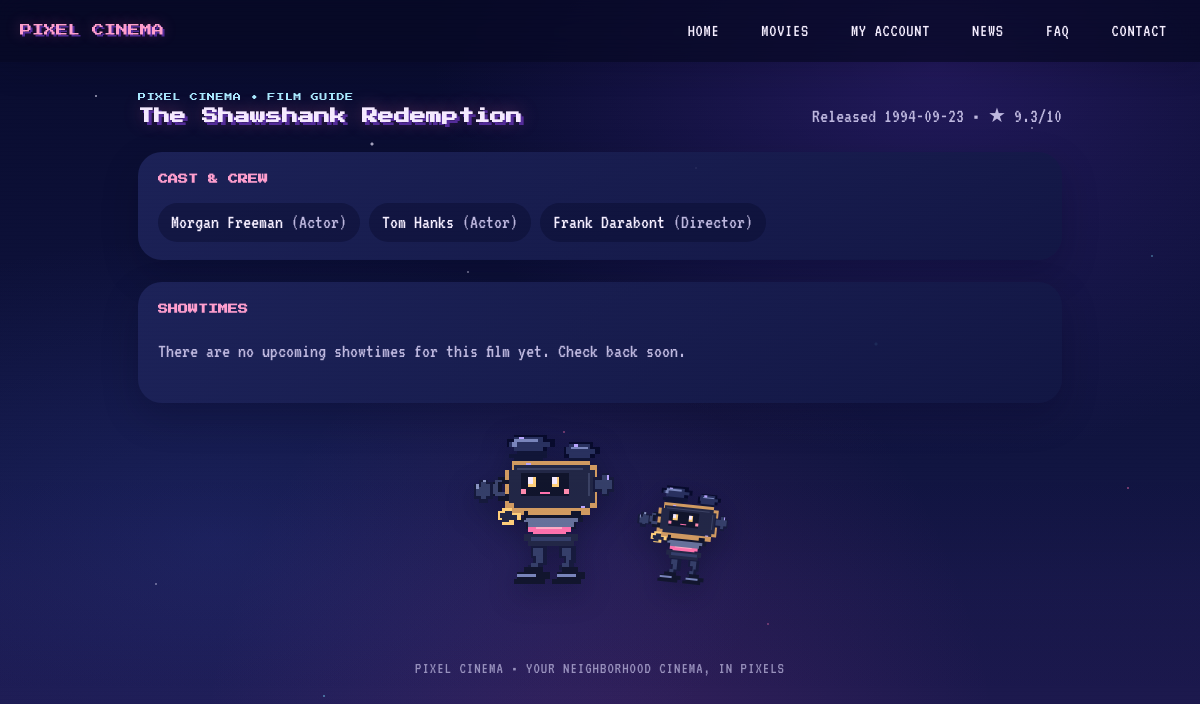
The page /movie.php?id=9 on the database its author committed.
### tables this page shows
CREATE TABLE `movies` (
   movieID INT not null auto_increment primary key,
   title VARCHAR(255),
   release_date DATE,
   rating DECIMAL(3,1) NULL,
   CONSTRAINT chk_movie_rating CHECK (rating IS NULL OR (rating >= 0 AND rating <= 10))
);

CREATE TABLE `castMovieRelation` (
   relationID INT not null auto_increment primary key,
   castID INT not null,
   movieID INT not null,
   relationToMovie VARCHAR(100),
   FOREIGN KEY (castID) REFERENCES `cast`(castID),
   FOREIGN KEY (movieID) REFERENCES `movies`(movieID)
);

CREATE TABLE `cast` (
   castID INT not null auto_increment primary key,
   firstName VARCHAR(100),
   lastName VARCHAR(100)
);

### includes/bootstrap.php (called while the page is built, shortened)
<?php
function e(?string $value): string
{
    return htmlspecialchars((string) $value, ENT_QUOTES, 'UTF-8');
}

### movie.php (the view, shortened to what this page needs)
<?php
require_once __DIR__ . '/includes/bootstrap.php';
$id = filter_input(INPUT_GET, 'id', FILTER_VALIDATE_INT);
$stmt = $pdo->prepare('SELECT movieID, title, release_date, rating FROM movies WHERE movieID = ?');
$stmt->execute([$id]);
$movie = $stmt->fetch();
$cast = $pdo->prepare(
    'SELECT c.firstName, c.lastName, r.relationToMovie
     FROM castMovieRelation r JOIN `cast` c ON c.castID = r.castID
     WHERE r.movieID = ? ORDER BY r.relationToMovie, c.lastName'
);
$cast->execute([$id]);
$cast = $cast->fetchAll();
$shows = $pdo->prepare(
    'SELECT s.showtimeID, s.starts_at, s.price, t.name, t.city,
            t.seat_rows * t.seats_per_row AS capacity,
            (SELECT COUNT(*) FROM bookings b WHERE b.showtimeID = s.showtimeID) AS taken
     FROM showtimes s JOIN theaters t ON t.theaterID = s.theaterID
     WHERE s.movieID = ? AND s.starts_at > NOW()
     ORDER BY s.starts_at'
);
$shows->execute([$id]);
$shows = $shows->fetchAll();
require __DIR__ . '/includes/header.php';
?>
<header class="film-heading">
    <div>
        <p class="eyebrow">PIXEL CINEMA &bull; FILM GUIDE</p>
        <h1><?= e($movie['title']) ?></h1>
    </div>
    <p class="muted">Released <?= e($movie['release_date']) ?> &bull; <?= $movie['rating'] !== null ? '&#9733; ' . e(number_format((float) $movie['rating'], 1)) . '/10' : 'Not rated' ?></p>
</header>
<section class="panel cast-panel">
    <h2>CAST &amp; CREW</h2>
    <ul>
    <?php foreach ($cast as $c): ?>
        <li><?= e($c['firstName'] . ' ' . $c['lastName']) ?> <span class="muted">(<?= e($c['relationToMovie']) ?>)</span></li>
    <?php endforeach; ?>
    </ul>
</section>
<section class="panel showtimes-panel">
    <h2>SHOWTIMES</h2>
    <?php if (!$shows): ?><p class="muted">There are no upcoming showtimes for this film yet. Check back soon.</p><?php endif; ?>
</section>
<?php require __DIR__ . '/includes/footer.php'; ?>

### styling/pixelArt.css (style rules this page uses)
:root { --bg: #090d32; --bg-deep: #050722; --panel: rgba(34, 38, 93, .76); --panel-edge: #484a83; --ink: #f5eeff; --muted: #beb8df; --phosphor: #b9a6ff; --amber: #ff9fce; --rust: #ff83aa; --neon-cyan: #a9eaff; --neon-magenta: #ff9fce; --neon-green: #9bf3d0; --neon-yellow: #ffe2a4; --neon-red: #ff83aa; --accent: var(--neon-magenta); --green: var(--neon-green); --red: var(--neon-red); --cyan: var(--neon-cyan); --motion-time: 180ms; --motion-bounce: cubic-bezier(.2, .85, .35, 1.25); --motion-hover: translateY(-2px) scale(1.025); --motion-press: translateY(1px) scale(.97); }
* { box-sizing: border-box; }
html { background: var(--bg-deep); }
body { position: relative; min-height: 100vh; margin: 0; color: var(--ink); font-family: "VT323", "Courier New", monospace; font-size: 20px; line-height: 1.35; background: radial-gradient(1px 1px at 8% 12%, rgba(235, 231, 255, .9) 50%, transparent 100%), radial-gradient(1px 1px at 19% 39%, rgba(121, 223, 255, .8) 50%, transparent 100%), radial-gradient(2px 2px at 31% 18%, rgba(235, 231, 255, .7) 50%, transparent 100%), radial-gradient(1px 1px at 47% 54%, rgba(255, 114, 173, .65) 50%, transparent 100%), radial-gradient(1px 1px at 58% 21%, rgba(235, 231, 255, .8) 50%, transparent 100%), radial-gradient(2px 2px at 73% 43%, rgba(121, 223, 255, .75) 50%, transparent 100%), radial-gradient(1px 1px at 86% 16%, rgba(235, 231, 255, .75) 50%, transparent 100%), radial-gradient(1px 1px at 94% 61%, rgba(255, 114, 173, .7) 50%, transparent 100%), radial-gradient(1px 1px at 13% 73%, rgba(235, 231, 255, .6) 50%, transparent 100%), radial-gradient(1px 1px at 27% 87%, rgba(121, 223, 255, .7) 50%, transparent 100%), radial-gradient(1px 1px at 39% 34%, rgba(235, 231, 255, .68) 50%, transparent 100%), radial-gradient(1px 1px at 64% 78%, rgba(255, 114, 173, .55) 50%, transparent 100%), radial-gradient(1px 1px at 81% 91%, rgba(235, 231, 255, .7) 50%, transparent 100%), radial-gradient(1px 1px at 96% 32%, rgba(121, 223, 255, .55) 50%, transparent 100%), radial-gradient(ellipse at 78% 8%, rgba(90, 54, 185, .3), transparent 38%), radial-gradient(ellipse at 18% 68%, rgba(56, 74, 177, .22), transparent 40%), radial-gradient(ellipse at 50% 105%, rgba(190, 75, 174, .16), transparent 48%), linear-gradient(180deg, #080b2d 0%, #111541 58%, #211b53 100%); }
body::before, body::after { position: fixed; inset: 0; z-index: 999; pointer-events: none; content: ""; }
body::before { opacity: .045; background: repeating-linear-gradient(to bottom, transparent 0 3px, rgba(0, 0, 0, .34) 4px); }
body::after { z-index: 998; opacity: .11; background: linear-gradient(180deg, transparent 58%, rgba(138, 105, 255, .12), transparent 88%); }
h1 { margin: 26px 4px 6px; color: #f5eaff; font-family: "Press Start 2P", "Courier New", monospace; font-size: 16px; line-height: 1.7; text-shadow: 3px 3px 0 #542c9a, 0 0 18px rgba(255, 114, 173, .35); }
h2 { color: var(--neon-magenta); font-family: "Press Start 2P", "Courier New", monospace; font-size: 10px; line-height: 1.8; }
.muted { color: var(--muted); }
.panel, .card, .badge, .flash { background: var(--panel); border: 0; border-radius: 22px; box-shadow: 0 14px 36px rgba(4, 5, 26, .22); }
.panel { margin: 22px 4px; padding: 18px 20px; border-radius: 24px; background: linear-gradient(145deg, rgba(31, 37, 93, .86), rgba(18, 23, 68, .9)); }
.eyebrow { color: var(--neon-cyan); font-family: "Press Start 2P", "Courier New", monospace; font-size: 8px; letter-spacing: .08em; }
.film-heading { display: flex; flex-wrap: wrap; justify-content: space-between; align-items: end; gap: 10px 24px; margin: 10px 4px 22px; }
.film-heading h1 { margin: 0; }
.film-heading p { margin: 0; }
.showtimes-panel h2, .cast-panel h2 { margin-top: 0; margin-bottom: 15px; }
.cast-panel ul { display: flex; flex-wrap: wrap; gap: 9px; margin: 0; padding: 0; list-style: none; }
.cast-panel li { padding: 6px 13px; background: rgba(8, 11, 45, .42); border: 0; border-radius: 999px; }
.panel + .panel { margin-top: 18px; }

### rows shown on the page
movies: title "The Shawshank Redemption", release_date "1994-09-23", rating "9.3"
castmovierelation: castID.lastName "Morgan Freeman", relationToMovie "Actor"
castmovierelation: castID.lastName "Tom Hanks", relationToMovie "Actor"
castmovierelation: castID.lastName "Frank Darabont", relationToMovie "Director"
